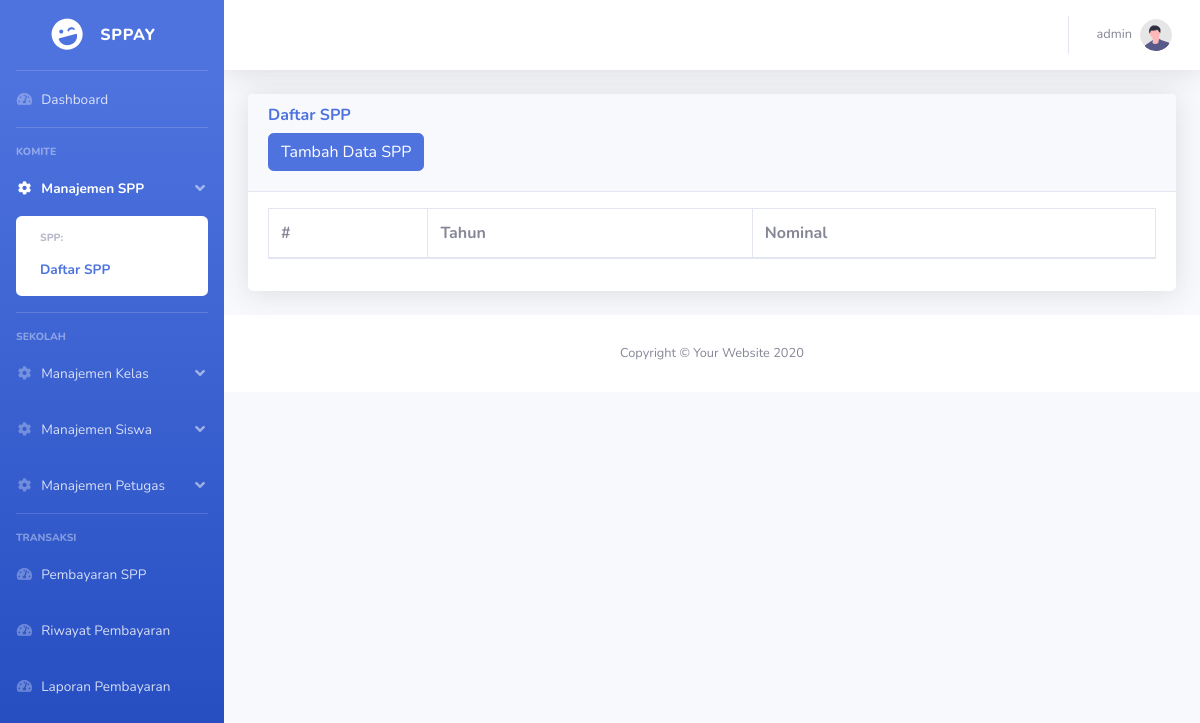
Before: /public/admin-spp (signed in) with the older database file.
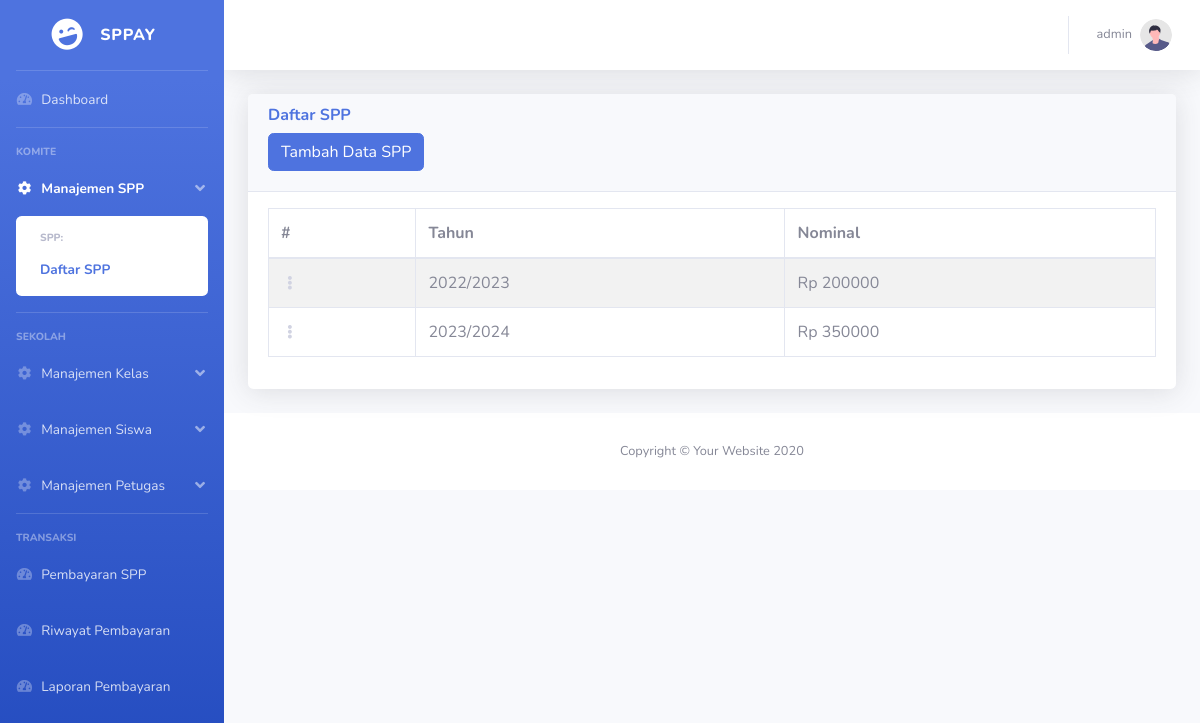
After: the same page with the newer database file.
### tables this page shows
CREATE TABLE `spp` (
  `id_spp` int NOT NULL,
  `tahun` varchar(9) DEFAULT NULL,
  `nominal` int DEFAULT NULL
);

### app/core/Controller.php (called while the page is built, shortened)
<?php
class Controller {
    public function view($view, $data = [])
    {
        require_once '../app/views/' . $view . '.php';
    }
    public function model($model)
    {
        return new $model;
    }
}

### app/controllers/admin_spp.php (called while the page is built, shortened)
<?php
class Admin_spp extends Controller {
    public function index()
    {
        $spp = $this->model('spp_model')->getAllSpp();
        $data = [
            'title' => 'SPP',
            'spp' => $spp,
            'heading' => 'manajemen spp',
            'options' => 'daftar spp',
        ];
        $this->view('templates/header', $data);
        $this->view('admin/spp/index', $data);
        $this->view('templates/footer');
    }
}

### app/core/App.php (called while the page is built, shortened)
<?php
class App {
    private $method = 'index';
    private $params = [];
    public function __construct()
    {
        $this->controller = new $this->controller;
        call_user_func_array([$this->controller, $this->method], $this->params);
    }
}

### public/index.php (called while the page is built, shortened)
<?php
$app = new App;

### app/core/Database.php (called while the page is built, shortened)
<?php
class Database {
    private $host = DB_HOST;
    private $dbName = DB_NAME;
    private $user = DB_USER;
    private $pass = DB_PASS;
    private $dbh;
    private $stmt;
    public function __construct()
    {
        $dsn = 'mysql:host=' . $this->host . ';dbname=' . $this->dbName;
        $options = [
            PDO::ATTR_PERSISTENT => true,
            PDO::ATTR_ERRMODE => PDO::ERRMODE_EXCEPTION,
        ];
        try {
            $this->dbh = new PDO($dsn, $this->user, $this->pass, $options);
        } catch (PDOException $e) {
            die($e->getMessage());
        }
    }
    public function query($query)
    {
        $this->stmt = $this->dbh->prepare($query);
    }
    public function execute()
    {
        $this->stmt->execute();
    }
    public function resultSet()
    {
        $this->execute();
        return $this->stmt->fetchAll(PDO::FETCH_ASSOC);
    }
}

### app/models/spp_model.php (called while the page is built, shortened)
<?php
class Spp_model {
    private $table = 'spp';
    private $db;
    public function __construct()
    {
        $this->db = new Database;
    }
    public function getAllSpp()
    {
        $query = "SELECT * FROM {$this->table}";
        $this->db->query($query);
        return $this->db->resultSet();
    }
}

### app/views/admin/spp/index.php (the view, shortened to what this page needs)
<div class="container-fluid">
    <div class="card shadow border-0 mb-4">
        <div class="card-header">
            <h6 class="font-weight-bold text-primary m-0">Daftar SPP</h6>
            <button class="btn btn-primary my-2" data-toggle="modal" data-target="#adminSppModal" id="adminTambahSppBtn">Tambah Data SPP</button>
        </div>
        <div class="card-body py-3">
            <table class="table table-bordered table-striped" id="dataTable">
                <thead>
                    <tr>
                        <th>#</th>
                        <th>Tahun</th>
                        <th>Nominal</th>
                    </tr>
                </thead>
                <tbody>
                    <?php foreach($data['spp'] as $spp):?>
                        <tr class="spp-row" data-idspp="<?=$spp['id_spp']?>">
                            <td>
                                    <div class="dropdown no-arrow">
                                        <a class="dropdown-toggle" href="#" role="button" id="dropdownMenuLink"
                                            data-toggle="dropdown" aria-haspopup="true" aria-expanded="false">
                                            <i class="fas fa-ellipsis-v fa-sm fa-fw text-gray-400"></i>
                                        </a>
                                    </div>
                            </td>
                            <td><?=$spp['tahun']?></td>
                            <td>Rp <?=$spp['nominal']?></td>
                        </tr>
                    <?php endforeach ?>
                </tbody>
            </table>
        </div>
    </div>
</div>

### app/views/templates/header.php (shortened to what this page needs)
<!DOCTYPE html>
<html lang="en">
<head>
    <link href="<?=BASE_URL?>/vendor/fontawesome-free/css/all.min.css" rel="stylesheet" type="text/css">
    <link href="<?=BASE_URL?>/css/sb-admin-2.min.css" rel="stylesheet">
    <link href="<?=BASE_URL?>/vendor/datatables/dataTables.bootstrap4.min.css" rel="stylesheet">
</head>
<body id="page-top">
    <div id="wrapper">
        <ul class="navbar-nav bg-gradient-primary sidebar sidebar-dark accordion" id="accordionSidebar">
            <a class="sidebar-brand d-flex align-items-center justify-content-center" href="index.html">
                <div class="sidebar-brand-icon rotate-n-15">
                    <i class="fas fa-laugh-wink"></i>
                </div>
                <div class="sidebar-brand-text mx-3">SPPAY</div>
            </a>
            <hr class="sidebar-divider my-0">
            <?php if(!isset($_SESSION['user'])): ?>
            <?php elseif($_SESSION['user']['level']=='1'): ?>
                <li class="nav-item <?=$data['heading']=='dashboard' ? 'active' : ''?>">
                    <a class="nav-link" href="<?=BASE_URL?>/admin">
                        <i class="fas fa-fw fa-tachometer-alt"></i>
                        <span>Dashboard</span></a>
                </li>
                <hr class="sidebar-divider">
                <div class="sidebar-heading">
                    Komite
                </div>
            <li class="nav-item <?=$data['heading']=='manajemen spp' ? 'active' : ''?>">
                <a class="nav-link <?=$data['heading']=='manajemen spp' ? 'active' : ''?>" href="#" data-toggle="collapse" data-target="#manajemenSppCollapse"
                    aria-expanded="true" aria-controls="manajemenSppCollapse">
                    <i class="fas fa-fw fa-cog"></i>
                    <span>Manajemen SPP</span>
                </a>
                <div id="manajemenSppCollapse" class="collapse <?=$data['options']=='daftar spp' ? 'show' : ''?>" aria-labelledby="headingTwo" data-parent="#accordionSidebar">
                    <div class="bg-white py-2 collapse-inner rounded">
                        <h6 class="collapse-header">SPP: </h6>
                        <a class="collapse-item <?=$data['options']=='daftar spp' ? 'active' : ''?>" href="<?=BASE_URL?>/admin-spp">Daftar SPP</a>
                    </div>
                </div>
            </li>
            <hr class="sidebar-divider">
            <div class="sidebar-heading">
                Sekolah
            </div>
            <li class="nav-item <?=$data['heading']=='manajemen kelas' ? 'active' : ''?>">
                <a class="nav-link <?=$data['heading']=='manajemen kelas' ? 'active' : ''?>" href="#" data-toggle="collapse" data-target="#manajemenKelasCollapse"
                    aria-expanded="true" aria-controls="manajemenKelasCollapse">
                    <i class="fas fa-fw fa-cog"></i>
                    <span>Manajemen Kelas</span>
                </a>
            </li>
            <li class="nav-item <?=$data['heading']=='manajemen siswa' ? 'active' : ''?>">
                <a class="nav-link <?=$data['heading']=='manajemen siswa' ? 'active' : ''?>" href="#" data-toggle="collapse" data-target="#manajemenSiswaCollapse"
                    aria-expanded="true" aria-controls="manajemenSiswaCollapse">
                    <i class="fas fa-fw fa-cog"></i>
                    <span>Manajemen Siswa</span>
                </a>
            </li>
            <li class="nav-item <?=$data['heading']=='manajemen petugas' ? 'active' : ''?>">
                <a class="nav-link <?=$data['heading']=='manajemen petugas' ? 'active' : ''?>" href="#" data-toggle="collapse" data-target="#manajemenPetugasCollapse"
                    aria-expanded="true" aria-controls="manajemenPetugasCollapse">
                    <i class="fas fa-fw fa-cog"></i>
                    <span>Manajemen Petugas</span>
                </a>
            </li>
            <hr class="sidebar-divider">
            <div class="sidebar-heading">
                Transaksi
            </div>
            <li class="nav-item <?=$data['options']=='pembayaran spp' ? 'active' : ''?>">
                <a class="nav-link" href="<?=BASE_URL?>/admin-pembayaran">
                    <i class="fas fa-fw fa-tachometer-alt"></i>
                    <span>Pembayaran SPP</span></a>
            </li>
            <li class="nav-item <?=$data['options']=='riwayat pembayaran' ? 'active' : ''?>">
                <a class="nav-link" href="<?=BASE_URL?>/admin-riwayat-pembayaran">
                    <i class="fas fa-fw fa-tachometer-alt"></i>
                    <span>Riwayat Pembayaran</span></a>
            </li>
            <li class="nav-item <?=$data['options']=='laporan pembayaran' ? 'active' : ''?>">
                <a class="nav-link" href="<?=BASE_URL?>/admin-laporan">
                    <i class="fas fa-fw fa-tachometer-alt"></i>
                    <span>Laporan Pembayaran</span></a>
            </li>
            <?php endif ?>
        </ul>
        <div id="content-wrapper" class="d-flex flex-column">
            <div id="content">
                <nav class="navbar navbar-expand navbar-light bg-white topbar mb-4 static-top shadow">
                    <ul class="navbar-nav ml-auto">
                        <li class="nav-item dropdown no-arrow">
                            <a class="nav-link dropdown-toggle" href="#" id="userDropdown" role="button"
                                data-toggle="dropdown" aria-haspopup="true" aria-expanded="false">
                                <span class="mr-2 d-none d-lg-inline text-gray-600 small"><?=$_SESSION['user']['username']?></span>
                                <img class="img-profile rounded-circle"
                                    src="<?=BASE_URL?>/img/undraw_profile.svg">
                            </a>
                        </li>
                    </ul>
                </nav>

### app/views/templates/footer.php (shortened to what this page needs)
            <footer class="sticky-footer bg-white">
                <div class="container my-auto">
                    <div class="copyright text-center my-auto">
                        <span>Copyright &copy; Your Website 2020</span>
                    </div>
                </div>
            </footer>
        </div>
    </div>
</body>
</html>

Changed rows visible on the page:
added spp: tahun "2022/2023", nominal "200000"
added spp: tahun "2023/2024", nominal "350000"
